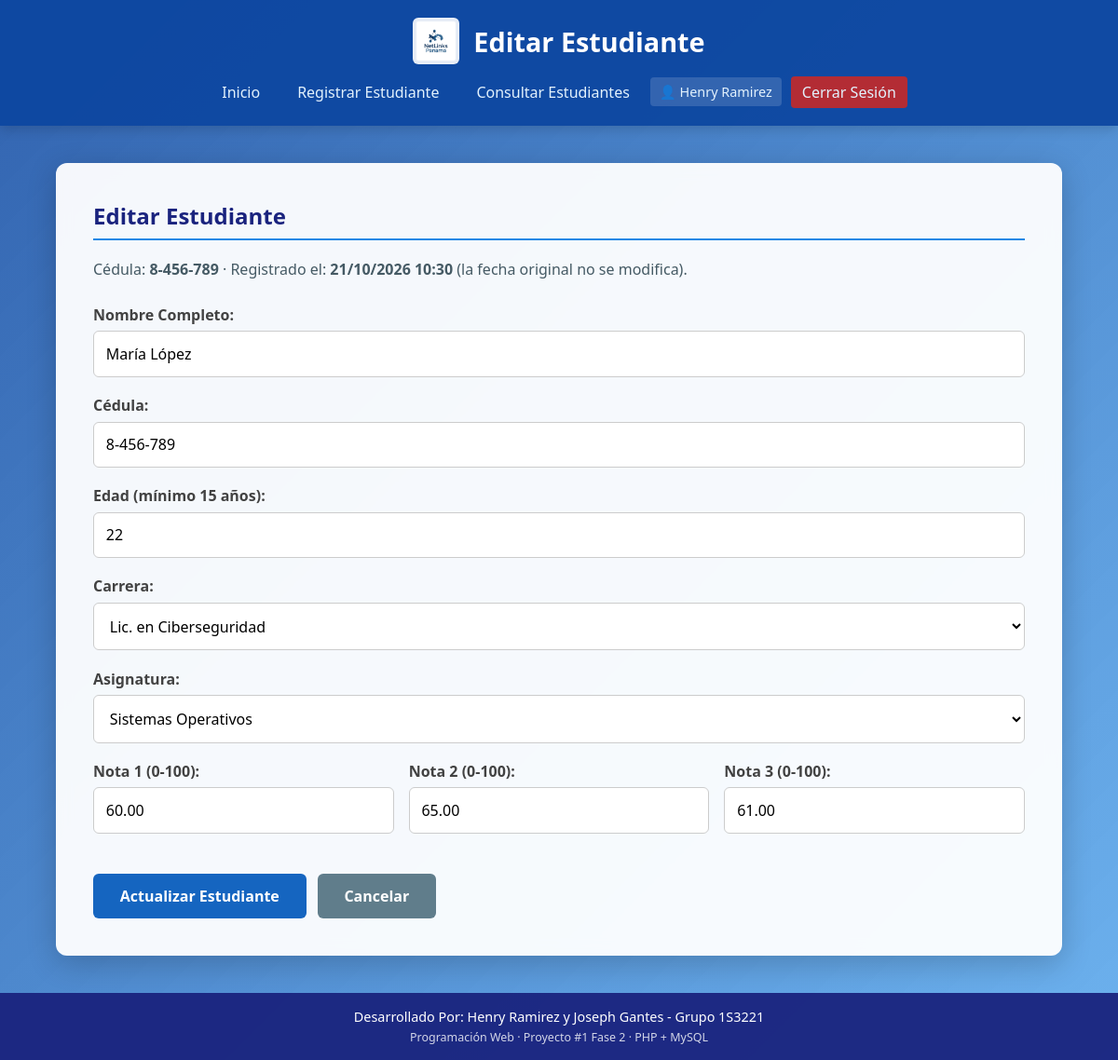
The app's page /editar_estudiante.php?id=2 (signed in) with its own data.
### tables this page shows
CREATE TABLE IF NOT EXISTS estudiantes (
    id_estudiante   INT           NOT NULL AUTO_INCREMENT,
    nombre_completo VARCHAR(150)  NOT NULL,
    cedula          VARCHAR(25)   NOT NULL,
    edad            INT           NOT NULL,
    carrera         VARCHAR(100)  NOT NULL,
    asignatura      VARCHAR(100)  NOT NULL,
    nota1           DECIMAL(5,2)  NOT NULL,
    nota2           DECIMAL(5,2)  NOT NULL,
    nota3           DECIMAL(5,2)  NOT NULL,
    promedio        DECIMAL(5,2)  NOT NULL,
    fecha_registro  DATETIME      NOT NULL DEFAULT CURRENT_TIMESTAMP,
    PRIMARY KEY (id_estudiante),
    UNIQUE KEY uq_estudiantes_cedula (cedula),
    KEY idx_estudiantes_nombre (nombre_completo),
    CONSTRAINT chk_estudiantes_edad  CHECK (edad >= 15),
    CONSTRAINT chk_estudiantes_nota1 CHECK (nota1 BETWEEN 0 AND 100),
    CONSTRAINT chk_estudiantes_nota2 CHECK (nota2 BETWEEN 0 AND 100),
    CONSTRAINT chk_estudiantes_nota3 CHECK (nota3 BETWEEN 0 AND 100)
);

### funciones.php (called while the page is built, shortened)
<?php
function limpiar($valor) {
    return htmlspecialchars((string) $valor, ENT_QUOTES, 'UTF-8');
}
function formatearFecha($fecha) {
    return date("d/m/Y H:i", strtotime($fecha));
}

### editar_estudiante.php (the view, shortened to what this page needs)
<?php
require_once 'conexion.php';
require_once 'funciones.php';
$id = filter_input(INPUT_GET, 'id', FILTER_VALIDATE_INT);
$sql = "SELECT id_estudiante, nombre_completo, cedula, edad, carrera, asignatura,
               nota1, nota2, nota3, promedio, fecha_registro
        FROM estudiantes
        WHERE id_estudiante = ?";
$stmt = $conexion->prepare($sql);
$stmt->execute([$id]);
$registro = $stmt->fetch();
$valores = $registro;
$valor = function ($campo) use ($valores) {
    return htmlspecialchars((string) ($valores[$campo] ?? ''), ENT_QUOTES, 'UTF-8');
};
require 'encabezado.php';
?>
    <h2>Editar Estudiante</h2>
    <p class="texto-intro">
        Cédula: <strong><?= limpiar($registro['cedula']) ?></strong> ·
        Registrado el: <strong><?= formatearFecha($registro['fecha_registro']) ?></strong>
        (la fecha original no se modifica).
    </p>
    <form action="editar_estudiante.php" method="POST">
        <div class="form-group">
            <label for="nombre_completo">Nombre Completo:</label>
            <input type="text" id="nombre_completo" name="nombre_completo"
                   maxlength="150" value="<?= $valor('nombre_completo') ?>" required>
        </div>
        <div class="form-group">
            <label for="cedula">Cédula:</label>
            <input type="text" id="cedula" name="cedula" maxlength="25"
                   value="<?= $valor('cedula') ?>" required>
        </div>
        <div class="form-group">
            <label for="edad">Edad (mínimo 15 años):</label>
            <input type="number" id="edad" name="edad" min="15" max="120"
                   value="<?= $valor('edad') ?>" required>
        </div>
        <div class="form-group">
            <label for="carrera">Carrera:</label>
            <select id="carrera" name="carrera" required>
                <?php
                $carreras = [
                    'Lic. en Ciberseguridad',
                    'Lic. en Desarrollo de Software',
                    'Ing. de Sistemas y Computación',
                    'Lic. en Redes Informáticas',
                ];
                foreach ($carreras as $carrera):
                    $seleccion = ($valores['carrera'] ?? '') === $carrera ? 'selected' : '';
                ?>
                    <option value="<?= limpiar($carrera) ?>" <?= $seleccion ?>><?= limpiar($carrera) ?></option>
                <?php endforeach; ?>
            </select>
        </div>
        <div class="form-group">
            <label for="asignatura">Asignatura:</label>
            <select id="asignatura" name="asignatura" required>
                <?php
                $asignaturas = [
                    'Programación Web',
                    'Estructura de Datos',
                    'Sistemas Operativos',
                    'Redes de Computadoras',
                ];
                foreach ($asignaturas as $asignatura):
                    $seleccion = ($valores['asignatura'] ?? '') === $asignatura ? 'selected' : '';
                ?>
                    <option value="<?= limpiar($asignatura) ?>" <?= $seleccion ?>><?= limpiar($asignatura) ?></option>
                <?php endforeach; ?>
            </select>
        </div>
        <div class="fila-notas">
            <div class="form-group">
                <label for="nota1">Nota 1 (0-100):</label>
                <input type="number" id="nota1" name="nota1" min="0" max="100" step="0.01"
                       value="<?= $valor('nota1') ?>" required>
            </div>
            <div class="form-group">
                <label for="nota2">Nota 2 (0-100):</label>
                <input type="number" id="nota2" name="nota2" min="0" max="100" step="0.01"
                       value="<?= $valor('nota2') ?>" required>
            </div>
            <div class="form-group">
                <label for="nota3">Nota 3 (0-100):</label>
                <input type="number" id="nota3" name="nota3" min="0" max="100" step="0.01"
                       value="<?= $valor('nota3') ?>" required>
            </div>
        </div>
        <div class="form-acciones">
            <button type="submit" class="btn">Actualizar Estudiante</button>
            <a href="listar_estudiantes.php" class="btn btn-secundario">Cancelar</a>
        </div>
    </form>
<?php require 'pie.php'; ?>

### CSS/estilos.css (style rules this page uses)
:root { --primary-color: #0d47a1; --secondary-color: #1565c0; --accent-color: #1e88e5; --dark-color: #1a237e; --light-bg: #f4f7f6; --white: #ffffff; --success-color: #2e7d32; --error-color: #c62828; }
* { box-sizing: border-box; margin: 0; padding: 0; font-family: 'Segoe UI', Tahoma, Geneva, Verdana, sans-serif; }
body { background: linear-gradient(135deg, rgba(13, 71, 161, 0.85), rgba(21, 101, 192, 0.75), rgba(30, 136, 229, 0.65)), url('https://images.unsplash.com/photo-1518770660439-4636190af475?auto=format&fit=crop&w=1920&q=80') center/cover fixed no-repeat; color: #333; display: flex; flex-direction: column; min-height: 100vh; }
h2 { color: var(--dark-color); margin-bottom: 1.2rem; font-weight: 600; border-bottom: 2px solid var(--accent-color); padding-bottom: 0.5rem; }
.texto-intro { margin-bottom: 1.5rem; line-height: 1.6; color: #455a64; }
.form-group { margin-bottom: 1.2rem; text-align: left; }
label { display: block; margin-bottom: 0.4rem; font-weight: 600; color: #424242; }
input[type="text"], input[type="number"], input[type="password"], input[type="search"], select { width: 100%; padding: 0.8rem; border: 1px solid #ccc; border-radius: 6px; font-size: 1rem; transition: border-color 0.3s; background-color: #fff; }
.fila-notas { display: grid; grid-template-columns: repeat(3, 1fr); gap: 1rem; }
.form-acciones { display: flex; flex-wrap: wrap; align-items: center; gap: 0.75rem; margin-top: 1.5rem; }
.btn { display: inline-block; background-color: var(--secondary-color); color: var(--white); padding: 0.8rem 1.8rem; border: none; border-radius: 6px; cursor: pointer; font-size: 1rem; font-weight: 600; text-decoration: none; transition: background-color 0.3s, transform 0.1s; text-align: center; }
.btn-secundario { background-color: #607d8b; }

### records on screen
estudiantes: cedula "8-456-789", fecha_registro "21/10/2026 10:30", nombre_completo "María López", edad "22", nota1 "60.00", nota2 "65.00", nota3 "61.00"

### other values on screen
$titulo "Editar Estudiante"
limpiar(nombreUsuarioActual()) "Henry Ramirez"
form field carrera "Lic. en Ciberseguridad"
form field asignatura "Sistemas Operativos"
